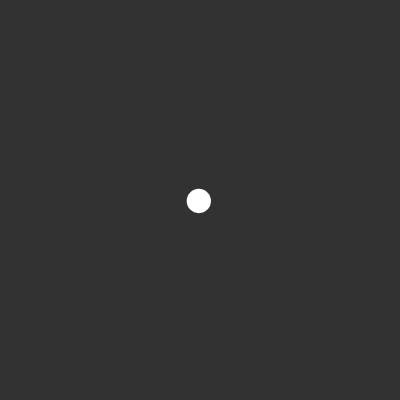
Frame 1 (no input)
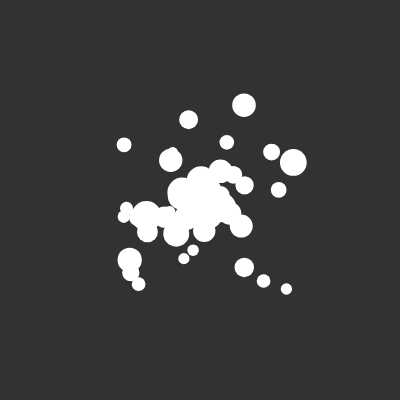
Frame 60 (no input)
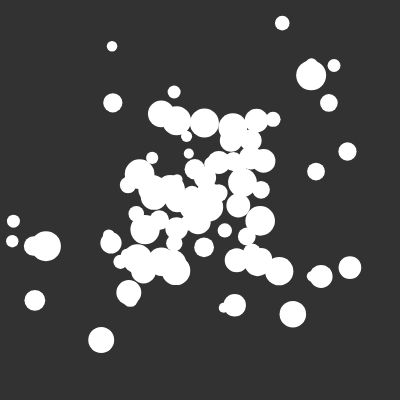
Frame 120 (the mouse pressed at the canvas centre since frame 60)

The p5.js sketch that drew these frames (run headless with seeded random() and noise() and a simulated clock; from frame 60 on, the mouse is pressed at the canvas centre):

// p5.js sketch
// ── sketch.js
let balls = [];

function setup() {
  createCanvas(400, 400);
  background(50);
  
// for (let i=0;i<100;i++){
//   let x = random(width)
//   let y = random(height)
//   let dia = random(5,40)
//   balls.push( new Ball(x,y,dia))
// }
//   balls.push(new Ball(100, 200));
//   balls.push(new Ball(200, 200));
//   balls.push(new Ball(300, 200));
}

function draw() {
  background(50);
  
  // let x = width/2
  // let y = height/2
  // let dia = random(10,30)
  balls.push(new Ball(width/2,height/2,random(10,30)))

  for (let i = 0; i < balls.length; i++) {
    let b = balls[i];
    b.move();
    b.display();
  }
  
  if (balls.length>100){
    balls.splice(0,1)
  }
}

class Ball {
  constructor(x, y,dia) {
    this.x = x;
    this.y = y;
    this.xSped=random(-2,2)
    this.ySped=random(-2,2)
    this.dia = dia
  }
  move() {
    this.x += this.xSped;
    this.y += this.ySped
  }
  display() {
    noStroke()
    ellipse(this.x, this.y, this.dia, this.dia);
  }
}
